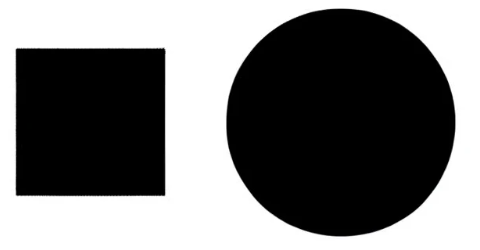
#> input picture detection figures/imgs/figures.png, 480 x 250 px, found by its file name; its folder holds only this picture in this run
$ python main.py
#> lines starting #> are read from the running program, lines starting #| are printed output that depends on the picture; after the words box and inside, x2 and y2 are one past the last pixel; in counts of white or black regions, pixels touching at a corner belong together; long printed decimals are rounded
from collections import deque
import numpy as np
from PIL import Image, ImageDraw, ImageFont


def apply_binarization(image):
    """
    Применяет пороговые значения к изображению и возвращает бинарное изображение.

    Параметры:
    image (numpy.ndarray): Исходное изображение.

    Возвращает:
    numpy.ndarray: Бинарное изображение, где пиксели меньше 127 равны 0,
    а пиксели больше или равные 127 равны 255.
    """
    binary_image = np.zeros_like(image)
    binary_image[np.where(image < 127)] = 0
    binary_image[np.where(image >= 127)] = 255
    return binary_image


def mark_image(labeled_image, properties):
    """
    Рисует метки и свойства каждой метки на изображении.

    Параметры:
    labeled_image (numpy.ndarray): Массив с метками компонентов.
    properties (list[dict]): Список словарей, где каждый словарь содержит информацию о каждой метке.

    Возвращает:
    PIL.Image.Image: Цветное изображение с метками и свойствами.
    """

    color_image = Image.fromarray(
        np.uint8(labeled_image * 255 // np.max(labeled_image))
    )
    color_image = color_image.convert("RGB")
    draw = ImageDraw.Draw(color_image)

    try:

        font = ImageFont.truetype("arial.ttf", size=12)
    except IOError:

        font = ImageFont.load_default()

    for prop in properties:
        label = prop["label"]
        center_of_mass = prop["center_of_mass"]

        cm_x, cm_y = int(center_of_mass[0]), int(center_of_mass[1])
        draw.ellipse((cm_x - 2, cm_y - 2, cm_x + 2, cm_y + 2), fill="red")

        mask = labeled_image == label
        for y in range(mask.shape[0]):
            for x in range(mask.shape[1]):
                if mask[y, x]:
                    neighbors = [(y - 1, x), (y + 1, x), (y, x - 1), (y, x + 1)]

                    if any(
                        ny < 0
                        or ny >= mask.shape[0]
                        or nx < 0
                        or nx >= mask.shape[1]
                        or not mask[ny, nx]
                        for ny, nx in neighbors
                    ):
                        draw.point((x, y), "green")

                    if (
                        sum(
                            1
                            for ny, nx in neighbors
                            if 0 <= ny < mask.shape[0]
                            and 0 <= nx < mask.shape[1]
                            and mask[ny, nx]
                        )
                        < 4
                    ):
                        draw.point((x, y), "blue")

        text_position = (cm_x + 5, cm_y - 5)
        draw.text(text_position, str(label), font=font, fill="yellow")

    return color_image


def bfs_component_labeling(image):
    """
    Применяет алгоритм обхода в ширину для маркировки компонентов на бинарном изображении.

    Параметры:
    image (numpy.ndarray): Бинарное изображение, где 0 - это фон, 1 - объект.

    Возвращает:
    numpy.ndarray: Массив с метками компонентов.
    """
    rows, cols = image.shape
    labeled = np.zeros_like(image)
    label = 1

    directions = [(-1, 0), (1, 0), (0, -1), (0, 1)]

    for i in range(rows):
        for j in range(cols):
            if image[i, j] == 1 and labeled[i, j] == 0:
                label += 1
                queue = deque([(i, j)])
                labeled[i, j] = label
                while queue:
                    x, y = queue.popleft()
                    for dx, dy in directions:
                        nx, ny = x + dx, y + dy
                        if (
                                0 <= nx < rows
                                and 0 <= ny < cols
                                and image[nx, ny] == 1
                                and labeled[nx, ny] == 0
                        ):
                            queue.append((nx, ny))
                            labeled[nx, ny] = label
    return labeled


def calculate_properties(labeled_image):
    """
    Вычисляет свойства каждой метки на изображении.

    Параметры:
    labeled_image (numpy.ndarray): Массив с метками компонентов.

    Возвращает:
    list[dict]: Список словарей, где каждый словарь содержит информацию о каждой метке.
    """
    properties = []
    labels = np.unique(labeled_image)
    labels = labels[labels != 0]

    for label in labels:
        mask = labeled_image == label
        coords = np.column_stack(np.where(mask))
        area = coords.shape[0]
        center_of_mass = coords.mean(axis=0)[::-1]  # Invert to (x, y)

        # Вычисление размеров (ширина и высота)
        min_y, min_x = coords.min(axis=0)
        max_y, max_x = coords.max(axis=0)
        width = max_x - min_x + 1
        height = max_y - min_y + 1

        perimeter = np.sum(mask[1:-1, 1:-1] & (~mask[:-2, 1:-1] | ~mask[2:, 1:-1] | ~mask[1:-1, :-2] | ~mask[1:-1, 2:]))

        circ_coefficient = (perimeter ** 2) / area

        properties.append({
            "label": label,
            "area": area,
            "center_of_mass": center_of_mass,
            "perimeter": perimeter,
            "circ_coefficient": circ_coefficient,
            "width": width,
            "height": height
        })

    return properties


def calculate_angle(p1, p2, p3):
    """
    Вычисляет угол между тремя точками p1, p2, p3.

    Параметры:
    p1 (tuple): Координаты первой точки.
    p2 (tuple): Координаты второй точки (вершина угла).
    p3 (tuple): Координаты третьей точки.

    Возвращает:
    float: Угол в градусах.
    """
    v1 = (p1[0] - p2[0], p1[1] - p2[1])
    v2 = (p3[0] - p2[0], p3[1] - p2[1])
    dot_product = v1[0] * v2[0] + v1[1] * v2[1]
    magnitudes = np.sqrt(v1[0] ** 2 + v1[1] ** 2) * np.sqrt(v2[0] ** 2 + v2[1] ** 2)
    angle = np.arccos(dot_product / magnitudes)
    return np.degrees(angle)


def main():
    image_name = input("Введите название файла изображения вместе с расширением (image.jpg, картинка.png): ")
#> the answer given: imgs/figures.png
    image_path = f"imgs/{image_name}"
    image = Image.open(image_path).convert("L")
    print(f"Размер изображения: {image.size}")
#| Размер изображения: (480, 250)
    image = np.array(image)

    binary_img = apply_binarization(image)
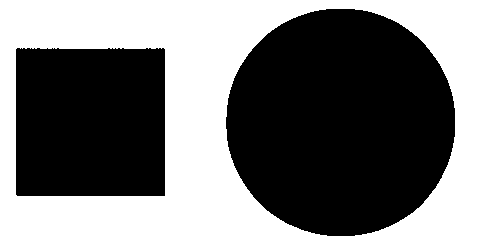
#> binary_img: shape (250, 480); 47.4% white; 1 white region, box (x1, y1, x2, y2) and area: (0, 0, 480, 250) 56890
    print(f"Размер бинарного изображения: {binary_img.shape}")
#| Размер бинарного изображения: (250, 480)

    binary_img_save_path = f"imgs/binary_imgs/{image_name}_binary.jpg"
    Image.fromarray(binary_img).save(binary_img_save_path)

    binary_img = 255 - binary_img
    binary_img[binary_img == 255] = 1
    np.savetxt(f"txt/{image_name}_binary.txt", binary_img, fmt="%d")

    labeled_image = bfs_component_labeling(binary_img)
#> after the loop in bfs_component_labeling, `for i in range(rows):`:
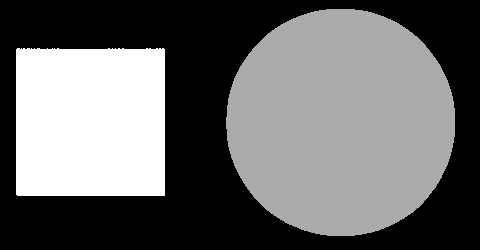
#> labeled: shape (250, 480); min 0, max 3, mean 1.23; drawn with min black and max white
    print(f"Размер маркированного изображения: {labeled_image.shape}")
#| Размер маркированного изображения: (250, 480)

    np.savetxt(f"txt/{image_name}_labeled.txt", labeled_image, fmt="%d")
    properties = calculate_properties(labeled_image)
#> in calculate_properties, `labels = np.unique(labeled_image)`: labels = [0, 2, 3]
#> in calculate_properties, `labels = labels[labels != 0]`: labels = [2, 3]
#> the loop in calculate_properties, `for label in labels:` made 2 passes
#> (label, area, center_of_mass, min_y, min_x, max_y, max_x, width) on passes 1 to 2: (2, 41171, [340.3, 122], 9, 226, 235, 454, 229), (3, 21939, [89.99, 121.9], 48, 16, 195, 164, 149)
#> pass 1, in calculate_properties, `mask = labeled_image == label`:
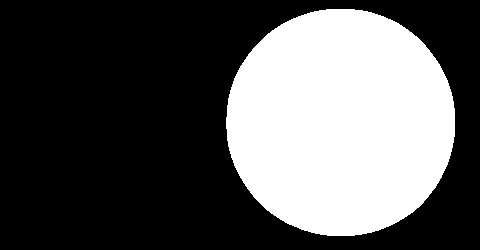
#> mask: shape (250, 480) bool; 34.3% white; 1 white region, box (x1, y1, x2, y2) and area: (226, 9, 455, 236) 41171
#> pass 2, in calculate_properties, `mask = labeled_image == label`:
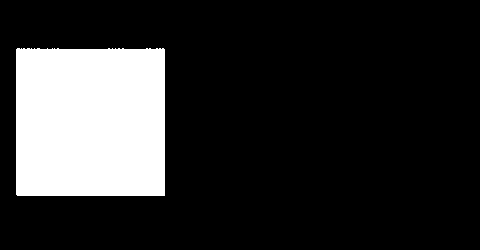
#> mask: shape (250, 480) bool; 18.3% white; 1 white region, box (x1, y1, x2, y2) and area: (16, 48, 165, 196) 21939
#> after the loop in calculate_properties, `for label in labels:`: properties = 2 items
#> properties = 2 items

    print("Количество фигур:", len(properties))
#| Количество фигур: 2
    for prop in properties:
        print(f"Фигура {prop['label']} - Площадь: {prop['area']}, Координаты центра масс: {prop['center_of_mass']}, "
              f"Периметр: {prop['perimeter']}, Коэффициент круглости: {prop['circ_coefficient']}, "
              f"Ширина: {prop['width']}, Высота: {prop['height']}")
#> this loop made 2 passes
#| Фигура 2 - Площадь: 41171, Координаты центра масс: [340.307 121.987], Периметр: 647, Коэффициент круглости: 10.168, Ширина: 229, Высота: 227
#| Фигура 3 - Площадь: 21939, Координаты центра масс: [ 89.994 121.872], Периметр: 587, Коэффициент круглости: 15.706, Ширина: 149, Высота: 148

    marked_image = mark_image(labeled_image, properties)
#> the loop in mark_image, `for prop in properties:` made 2 passes
#> (label, center_of_mass, cm_x, cm_y, text_position) on passes 1 to 2: (2, [340.3, 122], 340, 121, (345, 116)), (3, [89.99, 121.9], 89, 121, (94, 116))
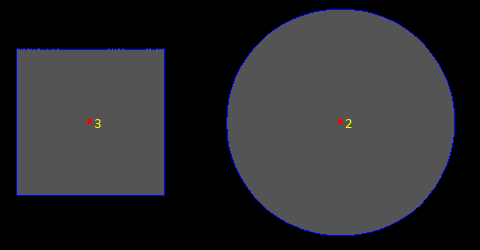
#> marked_image: PIL image 480x250 RGB; mean R, G, B 43.4, 43.3, 45.9
    print(f"Размер изображения с метками: {marked_image.size}")
#| Размер изображения с метками: (480, 250)
    marked_image_path = f"imgs/marked_imgs/{image_name}_marked.jpg"
    marked_image.save(marked_image_path)

if __name__ == "__main__":
    main()


# from collections import deque
# import numpy as np
# from PIL import Image, ImageDraw, ImageFont
#
#
# def apply_binarization(image):
#     """
#     Применяет пороговые значения к изображению и возвращает бинарное изображение.
#
#     Параметры:
#     image (numpy.ndarray): Исходное изображение.
#
#     Возвращает:
#     numpy.ndarray: Бинарное изображение, где пиксели меньше 127 равны 0,
#     а пиксели больше или равные 127 равны 255.
#     """
#     return np.where(image < 127, 0, 255)
#
#
# def mark_image(labeled_image, properties):
#     """
#     Рисует метки и свойства каждой метки на изображении.
#
#     Параметры:
#     labeled_image (numpy.ndarray): Массив с метками компонентов.
#     properties (list[dict]): Список словарей, где каждый словарь содержит информацию о каждой метке.
#
#     Возвращает:
#     PIL.Image.Image: Цветное изображение с метками и свойствами.
#     """
#     color_image = Image.fromarray(np.uint8(labeled_image * 255 // np.max(labeled_image)))
#     color_image = color_image.convert("RGB")
#     draw = ImageDraw.Draw(color_image)
#
#     try:
#         font = ImageFont.truetype("arial.ttf", size=12)
#     except IOError:
#         font = ImageFont.load_default()
#
#     for prop in properties:
#         label = prop["label"]
#         cm_x, cm_y = map(int, prop["center_of_mass"])
#         draw.ellipse((cm_x - 2, cm_y - 2, cm_x + 2, cm_y + 2), fill="red")
#
#         mask = labeled_image == label
#         border_mask = np.zeros_like(mask)
#         border_mask[1:-1, 1:-1] = mask[1:-1, 1:-1] & (~mask[:-2, 1:-1] | ~mask[2:, 1:-1] | ~mask[1:-1, :-2] | ~mask[1:-1, 2:])
#         border_pixels = np.argwhere(border_mask)
#
#         for y, x in border_pixels:
#             if mask[y, x]:
#                 neighbors = [(y - 1, x), (y + 1, x), (y, x - 1), (y, x + 1)]
#                 if any(
#                     ny < 0 or ny >= mask.shape[0] or nx < 0 or nx >= mask.shape[1] or not mask[ny, nx]
#                     for ny, nx in neighbors
#                 ):
#                     draw.point((x, y), "green")
#
#                 if sum(
#                     1 for ny, nx in neighbors
#                     if 0 <= ny < mask.shape[0] and 0 <= nx < mask.shape[1] and mask[ny, nx]
#                 ) < 4:
#                     draw.point((x, y), "blue")
#
#         text_position = (cm_x + 5, cm_y - 5)
#         draw.text(text_position, str(label), font=font, fill="yellow")
#
#     return color_image
#
#
# def bfs_component_labeling(image):
#     """
#     Применяет алгоритм обхода в ширину для маркировки компонентов на бинарном изображении.
#
#     Параметры:
#     image (numpy.ndarray): Бинарное изображение, где 0 - это фон, 1 - объект.
#
#     Возвращает:
#     numpy.ndarray: Массив с метками компонентов.
#     """
#     rows, cols = image.shape
#     labeled = np.zeros_like(image, dtype=int)
#     label = 1
#
#     directions = [(-1, 0), (1, 0), (0, -1), (0, 1)]
#
#     for i in range(rows):
#         for j in range(cols):
#             if image[i, j] == 1 and labeled[i, j] == 0:
#                 queue = deque([(i, j)])
#                 labeled[i, j] = label
#                 while queue:
#                     x, y = queue.popleft()
#                     for dx, dy in directions:
#                         nx, ny = x + dx, y + dy
#                         if 0 <= nx < rows and 0 <= ny < cols and image[nx, ny] == 1 and labeled[nx, ny] == 0:
#                             queue.append((nx, ny))
#                             labeled[nx, ny] = label
#                 label += 1
#     return labeled
#
#
# def calculate_properties(labeled_image):
#     """
#     Вычисляет свойства каждой метки на изображении.
#
#     Параметры:
#     labeled_image (numpy.ndarray): Массив с метками компонентов.
#
#     Возвращает:
#     list[dict]: Список словарей, где каждый словарь содержит информацию о каждой метке.
#     """
#     properties = []
#     labels = np.unique(labeled_image)
#     labels = labels[labels != 0]
#
#     for label in labels:
#         mask = labeled_image == label
#         coords = np.column_stack(np.where(mask))
#         area = coords.shape[0]
#         center_of_mass = coords.mean(axis=0)[::-1]  # Invert to (x, y)
#
#         perimeter = np.sum(mask[1:-1, 1:-1] & (~mask[:-2, 1:-1] | ~mask[2:, 1:-1] | ~mask[1:-1, :-2] | ~mask[1:-1, 2:]))
#
#         circ_coefficient = (perimeter**2) / area
#
#         properties.append({
#             "label": label,
#             "area": area,
#             "center_of_mass": center_of_mass,
#             "perimeter": perimeter,
#             "circ_coefficient": circ_coefficient,
#         })
#
#     return properties
#
#
# def main():
#     image_name = input("Введите название файла изображения вместе с расширением (image.jpg, картинка.png): ")
#     image_path = f"imgs/{image_name}"
#     image = Image.open(image_path).convert("L")
#     image = np.array(image)
#     binary_img = apply_binarization(image)
#     binary_img_save_path = f"imgs/binary_imgs/{image_name}_binary.jpg"
#     Image.fromarray(binary_img.astype(np.uint8)).save(binary_img_save_path)
#     binary_img = 255 - binary_img
#     binary_img[binary_img == 255] = 1
#     np.savetxt(f"txt/{image_name}_binary.txt", binary_img, fmt="%d")
#
#     labeled_image = bfs_component_labeling(binary_img)
#
#     np.savetxt(f"txt/{image_name}_labeled.txt", labeled_image, fmt="%d")
#     properties = calculate_properties(labeled_image)
#
#     print("Количество фигур:", len(properties))
#     for prop in properties:
#         print(f"Фигура {prop['label']} - Площадь: {prop['area']}, Координаты центра масс: {prop['center_of_mass']}, Периметр: {prop['perimeter']}, Коэффициент круглости: {prop['circ_coefficient']}")
#
#     marked_image = mark_image(labeled_image, properties)
#     marked_image_path = f"imgs/marked_imgs/{image_name}_marked.jpg"
#     marked_image.save(marked_image_path)
#
#
# if __name__ == "__main__":
#     main()

$ run again, on detection figures/imgs/figures3.jpg
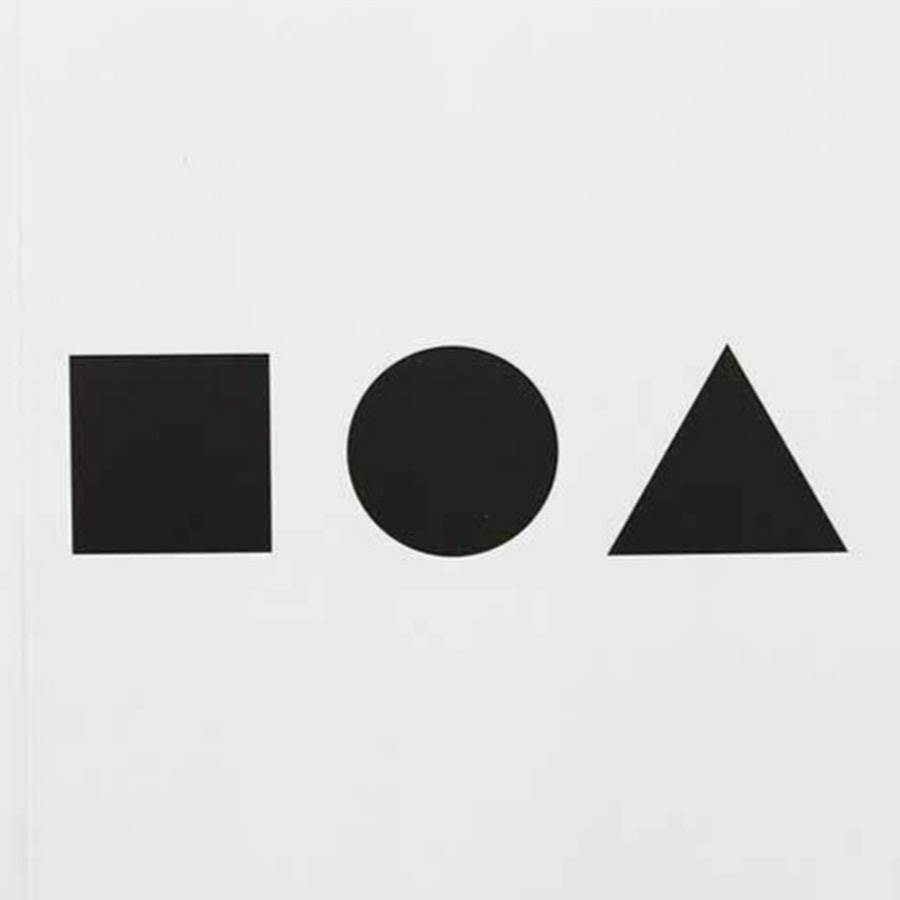
#> input picture detection figures/imgs/figures3.jpg, 900 x 900 px, found by its file name
#| Размер изображения: (900, 900)
#> in main, `binary_img = apply_binarization(image)`:
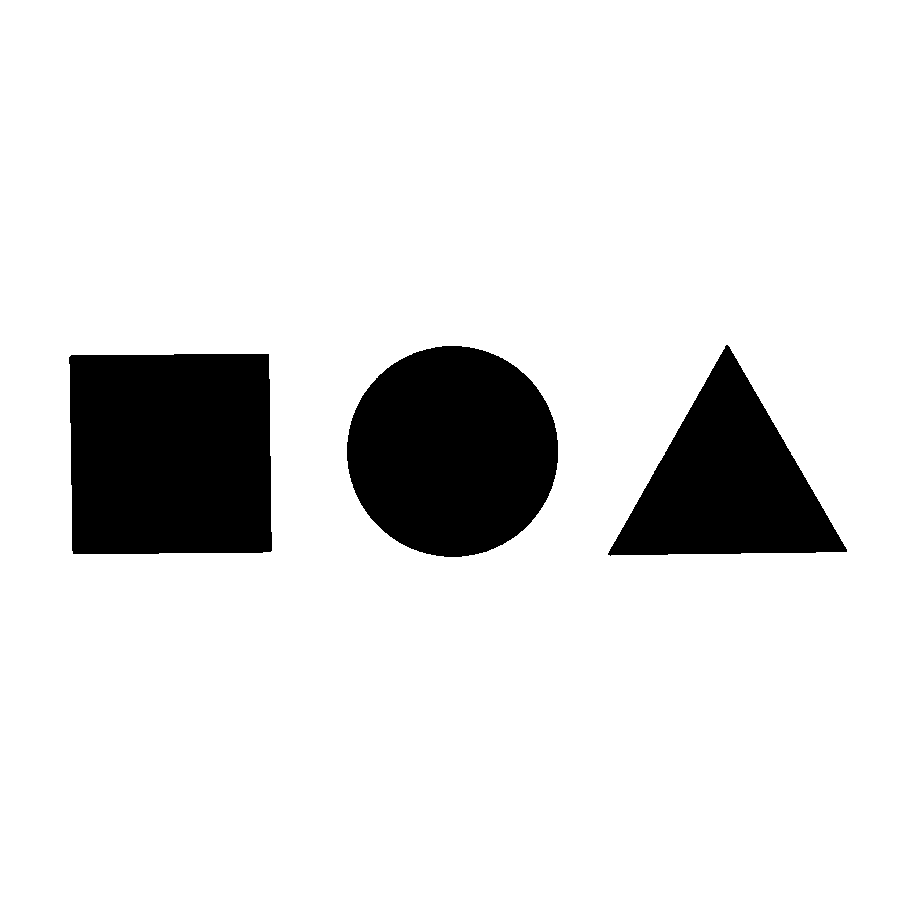
#> binary_img: shape (900, 900); 87.7% white; 3 black regions, box (x1, y1, x2, y2) and area: (69, 354, 272, 554) 39671, (347, 346, 558, 557) 34960, (608, 345, 847, 556) 25325
#| Размер бинарного изображения: (900, 900)
#| Размер маркированного изображения: (900, 900)
#> in calculate_properties, `labels = np.unique(labeled_image)`: labels = [0, 2, 3, 4]
#> in calculate_properties, `labels = labels[labels != 0]`: labels = [2, 3, 4]
#> the loop in calculate_properties, `for label in labels:` made 3 passes
#> (area, center_of_mass, min_y, min_x, max_y, max_x, width, height) on passes 1 to 3: (25325, [727, 483.1], 345, 608, 555, 846, 239, 211), (34960, [452.2, 451], 346, 347, 556, 557, 211, 211), (39671, [170.2, 453.4], 354, 69, 553, 271, 203, 200)
#> after the loop in calculate_properties, `for label in labels:`: properties = 3 items
#| Количество фигур: 3
#> the loop in main, `for prop in properties:` made 3 passes
#| Фигура 2 - Площадь: 25325, Координаты центра масс: [727.026 483.126], Периметр: 654, Коэффициент круглости: 16.889, Ширина: 239, Высота: 211
#| Фигура 3 - Площадь: 34960, Координаты центра масс: [452.153 450.958], Периметр: 596, Коэффициент круглости: 10.161, Ширина: 211, Высота: 211
#| Фигура 4 - Площадь: 39671, Координаты центра масс: [170.205 453.434], Периметр: 789, Коэффициент круглости: 15.692, Ширина: 203, Высота: 200
#> the loop in mark_image, `for prop in properties:` made 3 passes
#> (center_of_mass, cm_x, cm_y, text_position) on passes 1 to 3: ([727, 483.1], 727, 483, (732, 478)), ([452.2, 451], 452, 450, (457, 445)), ([170.2, 453.4], 170, 453, (175, 448))
#> in main, `marked_image = mark_image(labeled_image, properties)`:
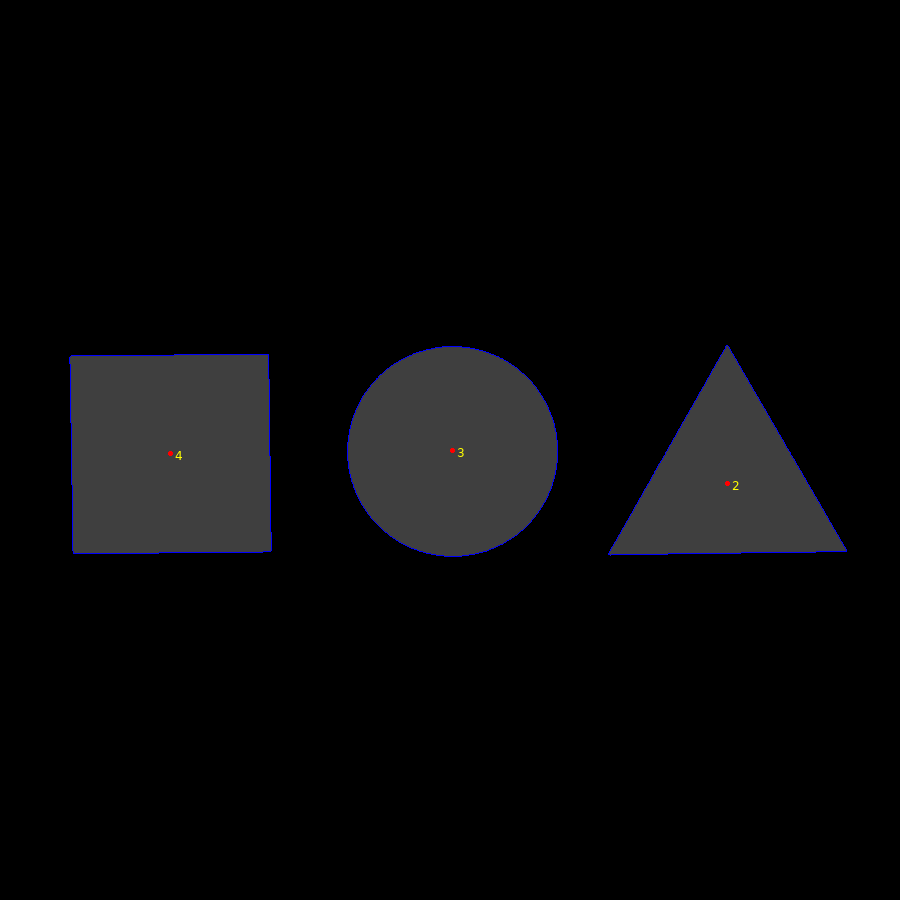
#> marked_image: PIL image 900x900 RGB; mean R, G, B 7.6, 7.6, 8.2
#| Размер изображения с метками: (900, 900)
